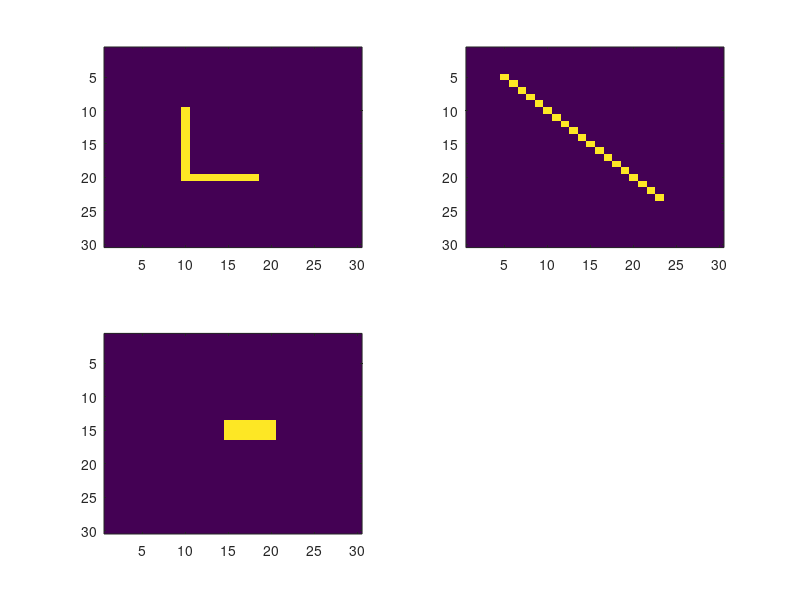

This chart was generated by the following MATLAB code: (Note: this script raises an error after producing the figure.)
clc
close all

X1 = zeros(30,30);
X1(10:20,10)=1;
X1(20,10:18)=1;
X2 = zeros(30,30);
diag=[5:23];
for j = 1:length(diag);
    X2(diag(j),diag(j))=1;
end
X3 = zeros(30,30);
X3(14:16,15:20)=1;
figure(1)
subplot(221)
imagesc(X1)
subplot(222)
imagesc(X2)
subplot(223)
imagesc(X3)
pause
Y1= Da_matrice_a_vettore(X1);
Y2= Da_matrice_a_vettore(X2);
Y3= Da_matrice_a_vettore(X3);

a=0.02;
teta =8;
W = (Y1-a)*(Y1-a)'+(Y2-a)*(Y2-a)'+(Y3-a)*(Y3-a)';

perc=0.15;
N=length(Y1);
Y=Y1;
index = find(rand(N,1)<perc);  % ritorna gli indici dei neuroni da cambiare
Y(index) = 1 - Y(index);
%cerco la lista dei neuroni che possono commutare
Commutano=find((Y-0.5).*((W*Y)-teta)<0);
L=length(Commutano);
disp(L)
figure
X = Da_vettore_a_matrice(Y) ;
imagesc(X)
pause
while L > 0
    indice = ceil(rand(1,1)*L);
    Y(Commutano(indice))=1-Y(Commutano(indice));
    Commutano=find((Y-0.5).*((W*Y)-teta)<0);
    L=length(Commutano);  
    X = Da_vettore_a_matrice(Y) ;
    imagesc(X)
    pause(0.1)
end
